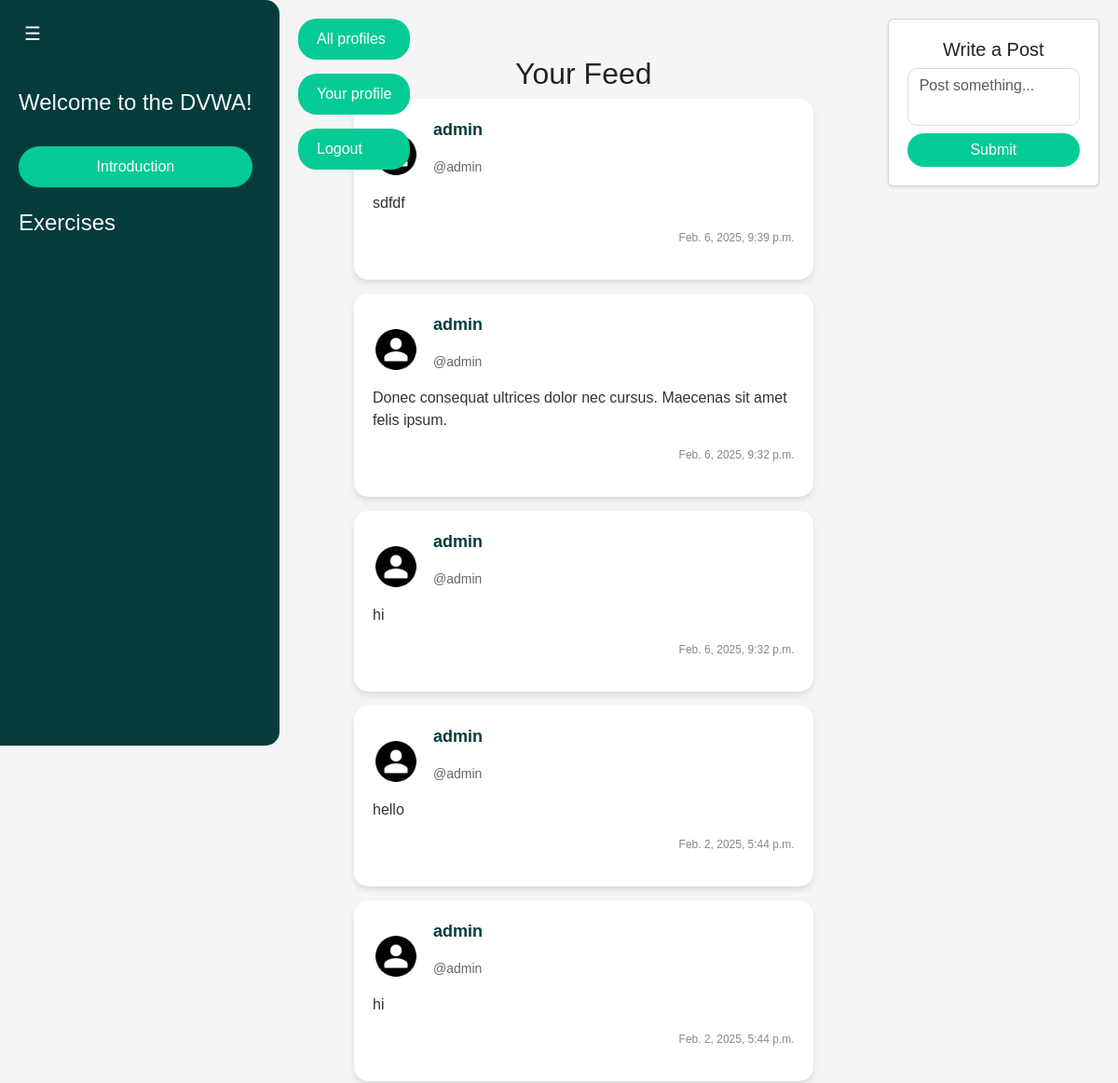
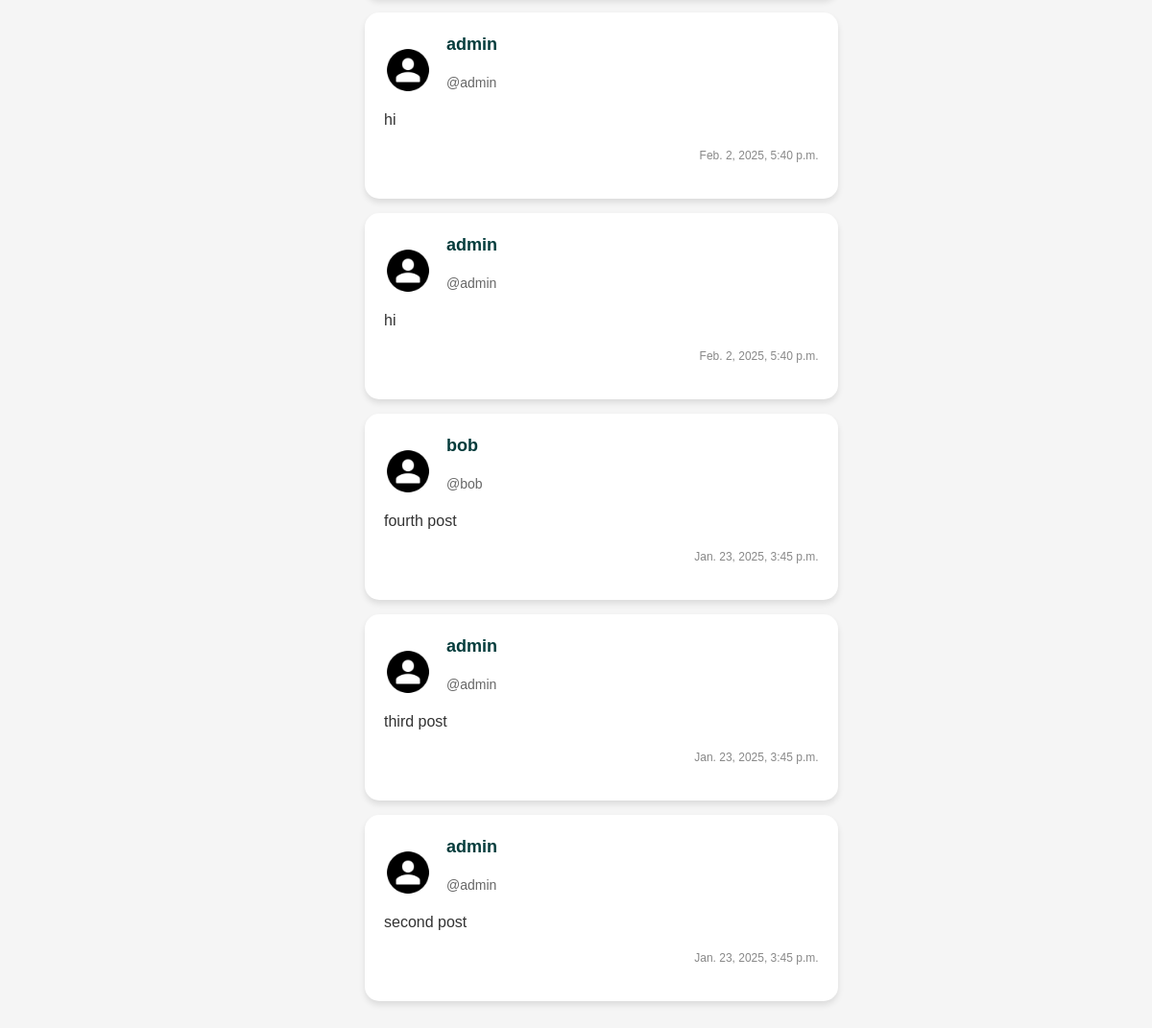
/feed/ (signed in), run on an earlier commit of the app's database (2 pictures, top to bottom).
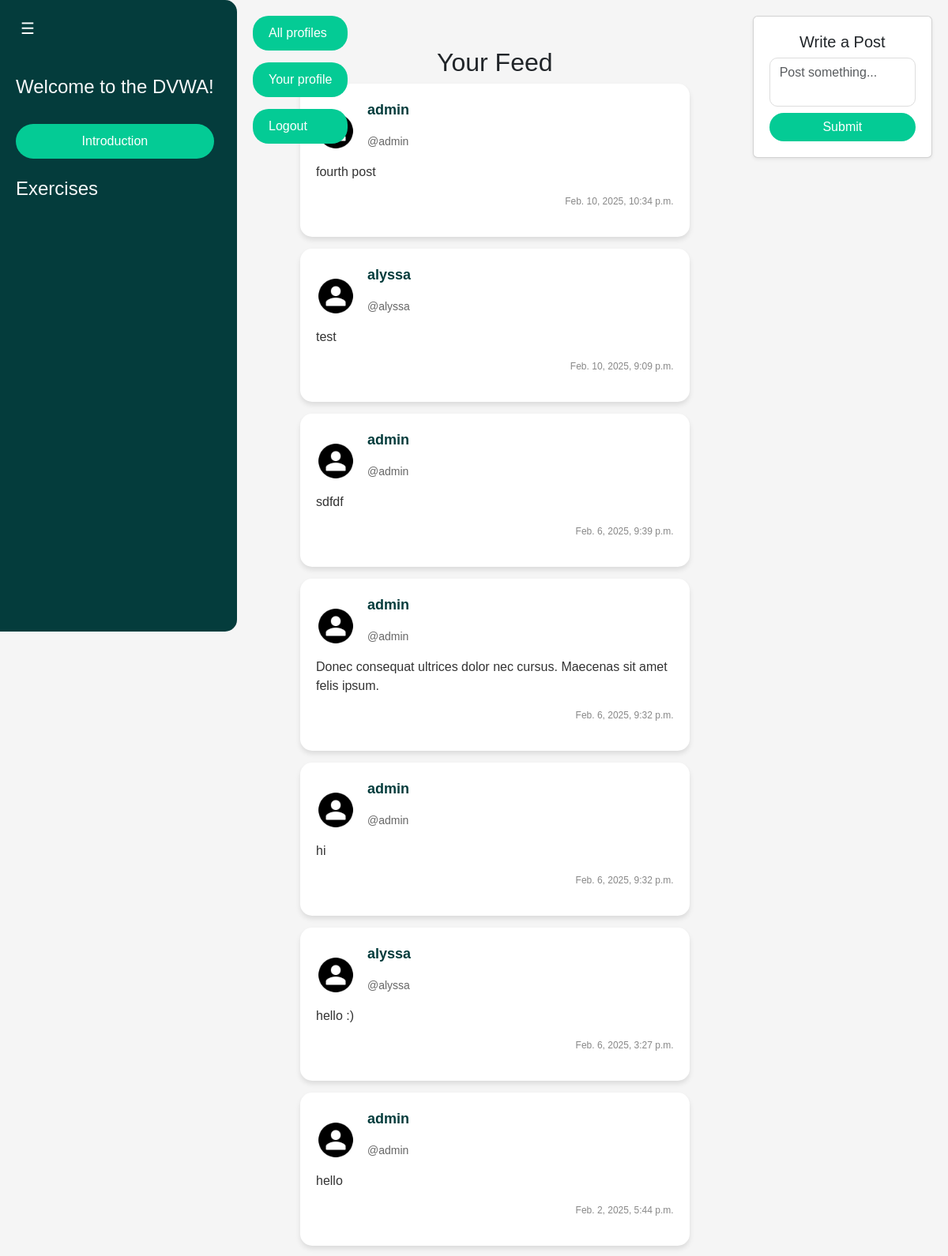
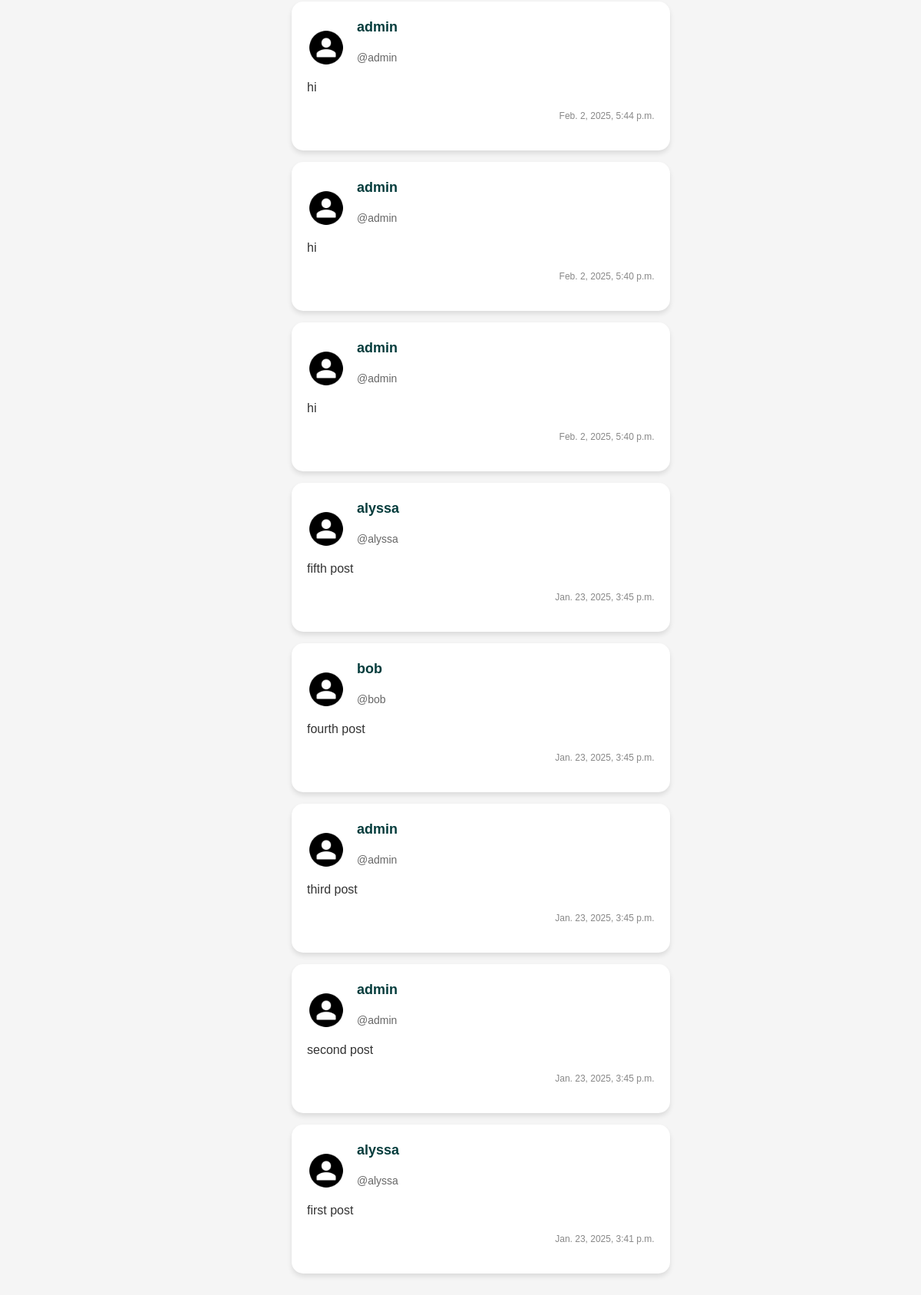
And on a later commit of the database (2 pictures, top to bottom).
### webapp/models.py (models this page shows, shortened)
class Post(models.Model):
    user = models.ForeignKey(
        User, related_name="posts", on_delete=models.DO_NOTHING
    )
    body = models.CharField(max_length=140)
    created_at = models.DateTimeField(auto_now_add=True)

### webapp/views.py (the view, shortened to what this page needs)
# urls.py: path('feed/', views.feed_view, name='feed'),
def feed_view(request):
    form = PostForm(request.POST or None)
    user_posts = Post.objects.filter(user=request.user)
    followed_users = request.user.profile.follows.all()
    followed_posts = Post.objects.filter(user__profile__in=followed_users)
    all_posts = (user_posts | followed_posts).order_by("-created_at")
    print("Total posts:", all_posts.count())
    return render(request, "feed.html", {"form": form, "all_posts": all_posts})

### webapp/forms.py (shortened to what this page needs)
class PostForm(forms.ModelForm):
    body = forms.CharField(required=True)
    class Meta:
        model = Post
        exclude = ("user", )

### webapp/templates/feed.html (shortened to what this page needs)
{% load static %}
<!DOCTYPE html>
<html lang="en">
<head>
    <link href="https://cdn.jsdelivr.net/npm/bootstrap@5.3.0-alpha1/dist/css/bootstrap.min.css" rel="stylesheet">
    <link rel="stylesheet" href="{% static 'css/style.css' %}">
</head>
<body>
    <div id="sidebar" class="sidebar">
        <button id="toggleBtn" class="toggle-btn">☰</button>
        <div class="menu-items">
            <h4 class="text-light mt-4">Welcome to the DVWA!</h4>
            <button class="btn btn-intro w-100 mt-4">Introduction</button>
            <h4 class="text-light mt-4">Exercises</h4>
        </div>
    </div>
    <div class="top-buttons">
        <a href="{% url 'profile_list' %}" class="btn-top">All profiles</a>
        <a href="{% url 'home' %}" class="btn-top">Your profile</a>
        <a href="{% url 'logout' %}" class="btn-top">Logout</a>
    </div>
    <div class="main-content">
        <div class="content-wrapper">
            <div class="feed-container">
                <h2 class="text-center">Your Feed</h2>
                <div class="feed-content">
                    {% for post in all_posts %}
                        <a href="{% url 'post' post.id %}" class="card-link">
                            <div class="post-item">
                                <div class="post-header">
                                    <img src="{% static 'images/default-avatar.png' %}" alt="User Avatar" class="post-avatar">
                                    <div class="post-user-info">
                                        <p class="username">{{ post.user.username }}</p>
                                        <p class="handle">@{{ post.user.username|lower }}</p>
                                    </div>
                                </div>
                                <div class="post-body">
                                    <p>{{ post.body }}</p>
                                </div>
                                <div class="post-footer">
                                    <p class="timestamp">{{ post.created_at }}</p>
                                </div>
                            </div>
                        </a>
                    {% empty %}
                        <p class="text-center text-muted">No posts available.</p>
                    {% endfor %}
                </div>
            </div>
            <div class="post-box">
                <div class="card shadow-sm">
                    <div class="card-body">
                        <h5 class="text-center">Write a Post</h5>
                        <form method="post">
                            <textarea name="body" class="form-control post-input" placeholder="Post something..."></textarea>
                            <button type="submit" class="btn btn-success w-100 rounded-pill mt-2">Submit</button>
                        </form>
                    </div>
                </div>
            </div>
        </div>
    </div>
</body>
</html>

What changed in the data, as far as the page shows it:
added Post: user.username "admin", body "fourth post", created_at "Feb. 10, 2025, 10:34 p.m."
added Post: user.username "alyssa", body "test", created_at "Feb. 10, 2025, 9:09 p.m."
now on this page (row unchanged): Post: user.username "alyssa", body "hello :)", created_at "Feb. 6, 2025, 3:27 p.m."
now on this page (row unchanged): Post: user.username "alyssa", body "fifth post", created_at "Jan. 23, 2025, 3:45 p.m."
now on this page (row unchanged): Post: user.username "alyssa", body "first post", created_at "Jan. 23, 2025, 3:41 p.m."
